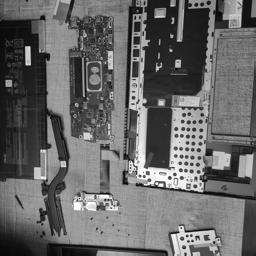
%> input picture images/computer/256grayscale.jpg, 256 x 256 px
$ octave dct_fft.m   (GNU Octave 9; MATLAB toolbox functions it lacks are replaced by stand-ins)
%> lines starting %> are read from the running program, lines starting %| are printed output that depends on the picture
img = imread("images/computer/256grayscale.jpg");
%> img is the input picture: size 256x256 uint8; min 0, max 255, mean 103.9
img = im2double(img);
%> img: size 256x256 double

dct_img = dct2(img);
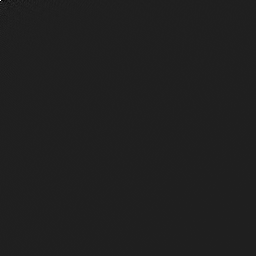
%> dct_img: size 256x256 double; min -14.94, max 104.3, mean 0; drawn with min black and max white
fft_img = fft2(img);
fft_img_shifted = fftshift(fft_img); % Center the FFT for visualization

figure;
subplot(2, 1, 1);
imshow(log(abs(dct_img)), []);
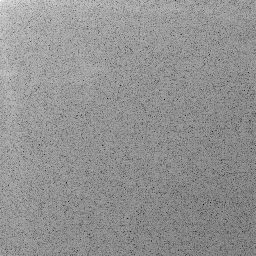
%> displayed picture: size 256x256, on the screen's scale of 0 to 255; min 0, max 255, mean 145.7

subplot(2, 1, 2);
imshow(log(abs(fft_img_shifted)), []);
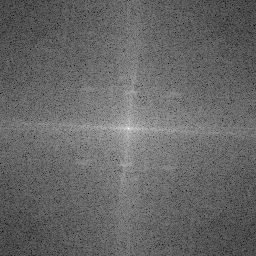
%> displayed picture: size 256x256, on the screen's scale of 0 to 255; min 0, max 255, mean 102.5

N = 64;

MSE_dct = zeros(N,1);
RMSE_dct = zeros(N,1);
PSNR_dct = zeros(N,1);
MSE_fft = zeros(N,1);
RMSE_fft = zeros(N,1);
PSNR_fft = zeros(N,1);

step_size = 256 / N;

figure;
for i = 1:N
    % Calculate the current mask size
    level = floor(i * step_size);

    % DCT
    mask_dct = zeros(size(dct_img));
    mask_dct(1:level, 1:level) = 1;
    dct_img_masked = dct_img .* mask_dct;
    reconstructed_dct = idct2(dct_img_masked);

    % FFT reconstruction
    mask_fft = zeros(size(fft_img_shifted));
    center = floor(size(fft_img_shifted)/2) + 1;
    start = center - floor(level/2);
    finish = center + floor(level/2) - 1;
    mask_fft(start(1):finish(1), start(2):finish(2)) = 1;
    fft_img_masked = fft_img_shifted .* mask_fft;
    fft_img_masked = ifftshift(fft_img_masked);
    reconstructed_fft = real(ifft2(fft_img_masked));

    MSE_dct(i) = mean((img(:) - reconstructed_dct(:)).^2);
    RMSE_dct(i) = sqrt(MSE_dct(i));
    PSNR_dct(i) = 10 * log10(1 / MSE_dct(i));

    MSE_fft(i) = mean((img(:) - reconstructed_fft(:)).^2);
    RMSE_fft(i) = sqrt(MSE_fft(i));
    PSNR_fft(i) = 10 * log10(1 / MSE_fft(i));

    %subplot(sqrt(N), sqrt(N), i);
    %imshow(reconstructed_fft);
end
%> this loop made 64 passes
%> pass 1, `reconstructed_dct = idct2(dct_img_masked);`:
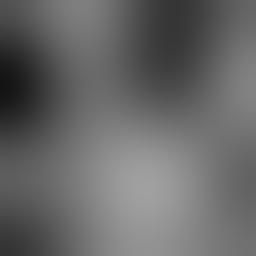
%> reconstructed_dct: size 256x256 double; min 0.0776, max 0.63, mean 0.407
%> pass 1, `reconstructed_fft = real(ifft2(fft_img_masked));`:
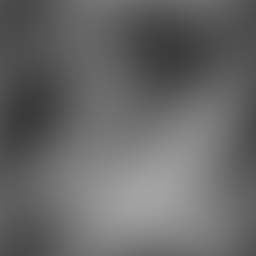
%> reconstructed_fft: size 256x256 double; min 0.231, max 0.642, mean 0.407
%> after the loop: mask_dct: size 256x256 double; every value is 1
%> after the loop, MSE_dct = 64 values, max 0.0355 at index 1, min 2.42e-32 at index 64, mean 0.00527; MSE_fft = 64 values, max 0.0367 at index 1, min 1.91e-32 at index 64, mean 0.00532; PSNR_dct = 64 values from 14.5 to 316.2; PSNR_fft = 64 values from 14.36 to 317.2; RMSE_dct = 64 values, max 0.188 at index 1, min 1.55e-16 at index 64, mean 0.058; RMSE_fft = 64 values, max 0.191 at index 1, min 1.38e-16 at index 64, mean 0.0584

figure;
subplot(3,1,1);
plot(1:N, MSE_dct, 'b', 1:N, MSE_fft, 'r');
legend('DCT', 'FFT');
title('MSE vs. Reconstruction Steps');
subplot(3,1,2);
plot(1:N, RMSE_dct, 'b', 1:N, RMSE_fft, 'r');
legend('DCT', 'FFT');
title('RMSE vs. Reconstruction Steps');
subplot(3,1,3);
plot(1:N, PSNR_dct, 'b', 1:N, PSNR_fft, 'r');
legend('DCT', 'FFT');
title('PSNR vs. Reconstruction Steps');
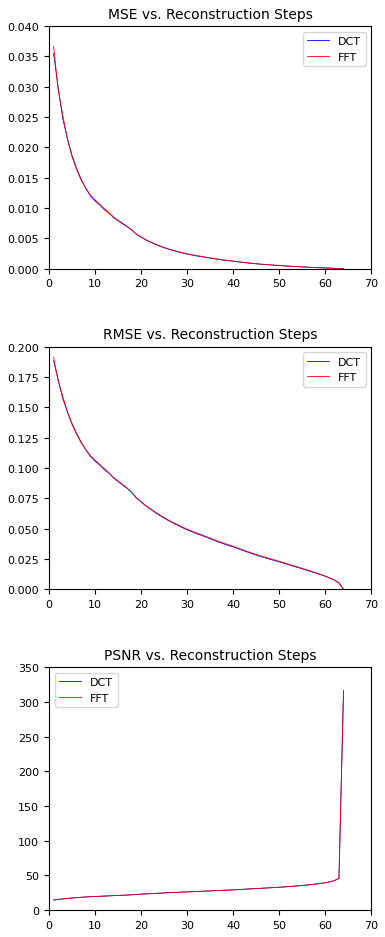
%> figure redrawn from the program's plot data, 3 panels; panel 1: curve peaks at x = 1, y = 0.0355; panel 1: curve peaks at x = 1, y = 0.0367; panel 2: curve peaks at x = 1, y = 0.188; panel 2: curve peaks at x = 1, y = 0.191
